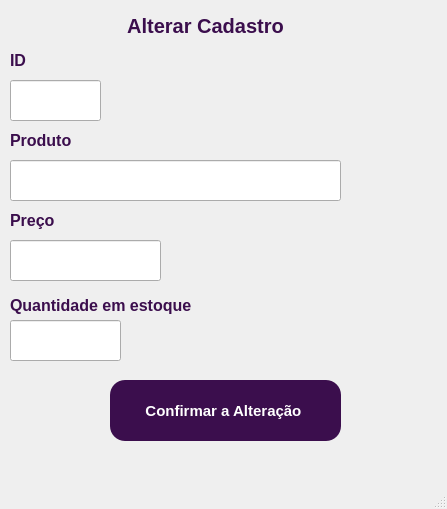
<?xml version="1.0" encoding="UTF-8"?>
<ui version="4.0">
 <class>MainWindow</class>
 <widget class="QMainWindow" name="MainWindow">
  <property name="geometry">
   <rect>
    <x>0</x>
    <y>0</y>
    <width>447</width>
    <height>509</height>
   </rect>
  </property>
  <property name="windowTitle">
   <string>MainWindow</string>
  </property>
  <widget class="QWidget" name="centralwidget">
   <widget class="QLineEdit" name="txtAlterarId">
    <property name="geometry">
     <rect>
      <x>10</x>
      <y>80</y>
      <width>91</width>
      <height>41</height>
     </rect>
    </property>
    <property name="font">
     <font>
      <pointsize>12</pointsize>
     </font>
    </property>
    <property name="styleSheet">
     <string notr="true">color:rgb(85, 85, 255)</string>
    </property>
    <property name="text">
     <string/>
    </property>
   </widget>
   <widget class="QLabel" name="label_3">
    <property name="geometry">
     <rect>
      <x>10</x>
      <y>130</y>
      <width>341</width>
      <height>21</height>
     </rect>
    </property>
    <property name="font">
     <font>
      <pointsize>12</pointsize>
      <weight>75</weight>
      <bold>true</bold>
     </font>
    </property>
    <property name="styleSheet">
     <string notr="true">color: rgb(59, 14, 77)</string>
    </property>
    <property name="text">
     <string>Produto</string>
    </property>
    <property name="alignment">
     <set>Qt::AlignLeading|Qt::AlignLeft|Qt::AlignVCenter</set>
    </property>
   </widget>
   <widget class="QLineEdit" name="txtAlterarProduto">
    <property name="geometry">
     <rect>
      <x>10</x>
      <y>160</y>
      <width>331</width>
      <height>41</height>
     </rect>
    </property>
    <property name="font">
     <font>
      <pointsize>12</pointsize>
     </font>
    </property>
    <property name="styleSheet">
     <string notr="true">color:rgb(85, 85, 255)</string>
    </property>
    <property name="text">
     <string/>
    </property>
   </widget>
   <widget class="QLabel" name="label_4">
    <property name="geometry">
     <rect>
      <x>10</x>
      <y>50</y>
      <width>291</width>
      <height>21</height>
     </rect>
    </property>
    <property name="font">
     <font>
      <pointsize>12</pointsize>
      <weight>75</weight>
      <bold>true</bold>
     </font>
    </property>
    <property name="styleSheet">
     <string notr="true">color: rgb(59, 14, 77)</string>
    </property>
    <property name="text">
     <string>ID</string>
    </property>
    <property name="alignment">
     <set>Qt::AlignLeading|Qt::AlignLeft|Qt::AlignVCenter</set>
    </property>
   </widget>
   <widget class="QLabel" name="label_5">
    <property name="geometry">
     <rect>
      <x>10</x>
      <y>290</y>
      <width>371</width>
      <height>31</height>
     </rect>
    </property>
    <property name="font">
     <font>
      <pointsize>12</pointsize>
      <weight>75</weight>
      <bold>true</bold>
     </font>
    </property>
    <property name="styleSheet">
     <string notr="true">color: rgb(59, 14, 77)</string>
    </property>
    <property name="text">
     <string>Quantidade em estoque</string>
    </property>
    <property name="alignment">
     <set>Qt::AlignLeading|Qt::AlignLeft|Qt::AlignVCenter</set>
    </property>
   </widget>
   <widget class="QLineEdit" name="txtAlterarEstoque">
    <property name="geometry">
     <rect>
      <x>10</x>
      <y>320</y>
      <width>111</width>
      <height>41</height>
     </rect>
    </property>
    <property name="font">
     <font>
      <pointsize>12</pointsize>
     </font>
    </property>
    <property name="styleSheet">
     <string notr="true">color:rgb(85, 85, 255)</string>
    </property>
    <property name="text">
     <string/>
    </property>
   </widget>
   <widget class="QLabel" name="label_6">
    <property name="geometry">
     <rect>
      <x>10</x>
      <y>200</y>
      <width>381</width>
      <height>41</height>
     </rect>
    </property>
    <property name="font">
     <font>
      <pointsize>12</pointsize>
      <weight>75</weight>
      <bold>true</bold>
     </font>
    </property>
    <property name="styleSheet">
     <string notr="true">color: rgb(59, 14, 77)</string>
    </property>
    <property name="text">
     <string>Preço</string>
    </property>
    <property name="alignment">
     <set>Qt::AlignLeading|Qt::AlignLeft|Qt::AlignVCenter</set>
    </property>
   </widget>
   <widget class="QLineEdit" name="txtAlterarPreco">
    <property name="geometry">
     <rect>
      <x>10</x>
      <y>240</y>
      <width>151</width>
      <height>41</height>
     </rect>
    </property>
    <property name="font">
     <font>
      <pointsize>12</pointsize>
     </font>
    </property>
    <property name="styleSheet">
     <string notr="true">color:rgb(85, 85, 255)</string>
    </property>
    <property name="text">
     <string/>
    </property>
   </widget>
   <widget class="QLabel" name="label_2">
    <property name="geometry">
     <rect>
      <x>20</x>
      <y>0</y>
      <width>371</width>
      <height>51</height>
     </rect>
    </property>
    <property name="font">
     <font>
      <pointsize>15</pointsize>
      <weight>75</weight>
      <bold>true</bold>
     </font>
    </property>
    <property name="styleSheet">
     <string notr="true">color: rgb(59, 14, 77)</string>
    </property>
    <property name="text">
     <string>Alterar Cadastro</string>
    </property>
    <property name="alignment">
     <set>Qt::AlignCenter</set>
    </property>
   </widget>
   <widget class="QPushButton" name="btnConfirmar">
    <property name="geometry">
     <rect>
      <x>110</x>
      <y>380</y>
      <width>231</width>
      <height>61</height>
     </rect>
    </property>
    <property name="font">
     <font>
      <family>Arial</family>
      <pointsize>11</pointsize>
      <weight>75</weight>
      <bold>true</bold>
     </font>
    </property>
    <property name="styleSheet">
     <string notr="true">background-color: rgb(59, 14, 77); color: rgb(255, 255, 255); border-radius: 15px</string>
    </property>
    <property name="text">
     <string>Confirmar a Alteração </string>
    </property>
   </widget>
  </widget>
  <widget class="QMenuBar" name="menubar">
   <property name="geometry">
    <rect>
     <x>0</x>
     <y>0</y>
     <width>447</width>
     <height>26</height>
    </rect>
   </property>
  </widget>
  <widget class="QStatusBar" name="statusbar"/>
 </widget>
 <resources/>
 <connections/>
</ui>
